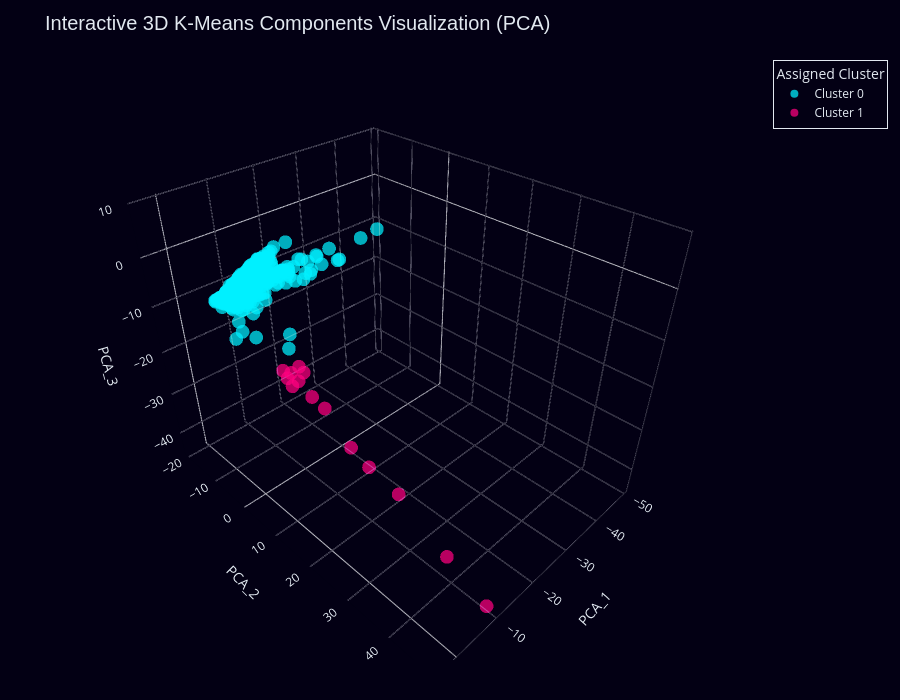

Notebook code for this chart:
### Code cell
# 4. Apply Dimensionality Reduction (PCA) and Plot 3D Interactive Scatter
from sklearn.decomposition import PCA

# Reduce dimensions to 3
pca = PCA(n_components=3, random_state=42)
pca_components = pca.fit_transform(X_scaled_df)

# Add PCA components to the clustered dataframe for visualization
df_clustered['PCA_1'] = pca_components[:, 0]
df_clustered['PCA_2'] = pca_components[:, 1]
df_clustered['PCA_3'] = pca_components[:, 2]

# Convert 'Cluster' to a string column for discrete colors
df_clustered['Cluster_str'] = 'Cluster ' + df_clustered['Cluster'].astype(str)

# Create an interactive 3D scatter plot
fig_3d = px.scatter_3d(
    df_clustered,
    x='PCA_1',
    y='PCA_2',
    z='PCA_3',
    color='Cluster_str',
    color_discrete_sequence=GALAXY_PALETTE,
    title='Interactive 3D K-Means Components Visualization (PCA)',
    opacity=0.72,
    labels={'Cluster_str': 'Assigned Cluster'},
    height=700,
)

# Improve layout
fig_3d.update_layout(margin=dict(l=0, r=0, b=0, t=50))
apply_galaxy_plotly(fig_3d)
fig_3d.show()

### Figure 1 — Plotly figure (JSON) as saved in the notebook; plotly's stock layout.template omitted (floating-point values rounded to 4 significant figures; data arrays with more than 128 entries replaced by an {"elided": "..."} marker saying what was removed)
{"data": [{"hovertemplate": "Assigned Cluster=Cluster 0<br>PCA_1=%{x}<br>PCA_2=%{y}<br>PCA_3=%{z}<extra></extra>", "legendgroup": "Cluster 0", "marker": {"color": "#00F0FF", "opacity": 0.72, "symbol": "circle"}, "mode": "markers", "name": "Cluster 0", "scene": "scene", "showlegend": true, "type": "scatter3d", "x": {"elided": "9550 float values"}, "y": {"elided": "9550 float values"}, "z": {"elided": "9550 float values"}}, {"hovertemplate": "Assigned Cluster=Cluster 1<br>PCA_1=%{x}<br>PCA_2=%{y}<br>PCA_3=%{z}<extra></extra>", "legendgroup": "Cluster 1", "marker": {"color": "#FF007F", "opacity": 0.72, "symbol": "circle"}, "mode": "markers", "name": "Cluster 1", "scene": "scene", "showlegend": true, "type": "scatter3d", "x": [-2.432, -3.334, -0.5685, -2.209, -1.534, 0.03327, -6.561, -1.157, 0.07215, -2.48, -4.062, -8.139, 0.1882, -9.651], "y": [17.87, 22.82, 12.2, 15.03, 14.31, 13.1, 30.51, 13.21, 12.04, 11.85, 26.22, 40.19, 11.17, 47.98], "z": [-15.4, -21.24, -10.31, -14.51, -9.635, -12.15, -28.66, -11.72, -11.1, -10.23, -23.79, -37.31, -9.995, -44.29]}], "layout": {"font": {"color": "#E2E8F0"}, "height": 700, "legend": {"bgcolor": "rgba(3, 0, 20, 0.7)", "bordercolor": "#E2E8F0", "borderwidth": 1, "font": {"color": "#E2E8F0"}, "title": {"text": "Assigned Cluster"}, "tracegroupgap": 0}, "margin": {"b": 40, "l": 40, "r": 40, "t": 60}, "paper_bgcolor": "#030014", "plot_bgcolor": "#030014", "scene": {"domain": {"x": [0.0, 1.0], "y": [0.0, 1.0]}, "xaxis": {"backgroundcolor": "#030014", "color": "#E2E8F0", "gridcolor": "rgba(255, 255, 255, 0.1)", "showgrid": true, "title": {"text": "PCA_1"}, "zerolinecolor": "#E2E8F0"}, "yaxis": {"backgroundcolor": "#030014", "color": "#E2E8F0", "gridcolor": "rgba(255, 255, 255, 0.1)", "showgrid": true, "title": {"text": "PCA_2"}, "zerolinecolor": "#E2E8F0"}, "zaxis": {"backgroundcolor": "#030014", "color": "#E2E8F0", "gridcolor": "rgba(255, 255, 255, 0.1)", "showgrid": true, "title": {"text": "PCA_3"}, "zerolinecolor": "#E2E8F0"}}, "title": {"font": {"color": "#E2E8F0", "family": "Arial, bold", "size": 20}, "text": "Interactive 3D K-Means Components Visualization (PCA)"}, "xaxis": {"gridcolor": "rgba(255, 255, 255, 0.05)", "gridwidth": 1, "linecolor": "#E2E8F0", "linewidth": 1, "showgrid": true, "showline": true, "tickfont": {"color": "#E2E8F0"}, "zeroline": true, "zerolinecolor": "#E2E8F0", "zerolinewidth": 1}, "yaxis": {"gridcolor": "rgba(255, 255, 255, 0.05)", "gridwidth": 1, "linecolor": "#E2E8F0", "linewidth": 1, "showgrid": true, "showline": true, "tickfont": {"color": "#E2E8F0"}, "zeroline": true, "zerolinecolor": "#E2E8F0", "zerolinewidth": 1}}}
